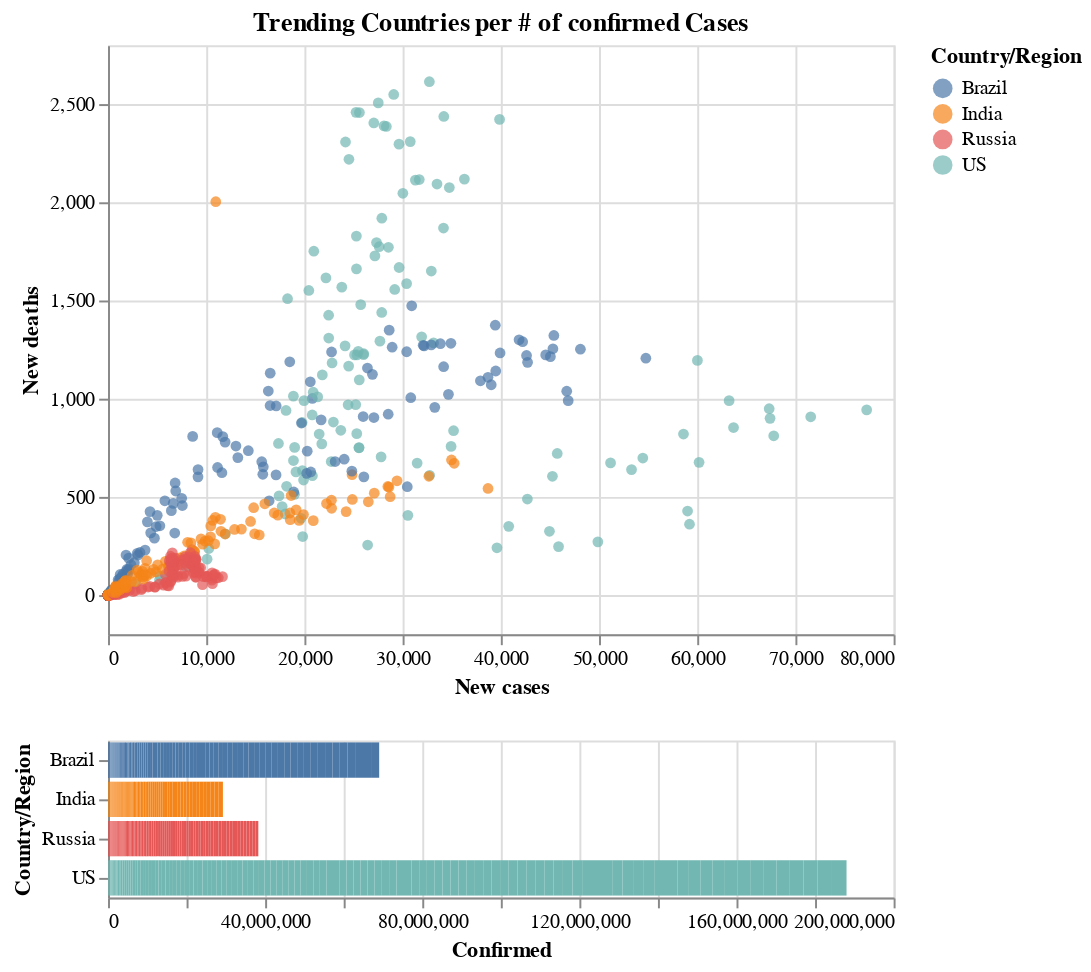

Notebook cell for this chart:
### Code cell
brush = alt.selection(type='interval')
 
points = alt.Chart(trending_countries).mark_circle().encode(
    x='New cases:Q',
    y='New deaths:Q',
    color=alt.condition(brush, 'Country/Region:N', alt.value('lightgray'))
).add_selection(
    brush
).properties(title='Trending Countries per # of confirmed Cases')
 
bars = alt.Chart(trending_countries).mark_bar().encode(
    y='Country/Region:N',
    color='Country/Region:N',
    x='Confirmed:Q'
).transform_filter(
    brush
)
 
points & bars

### Figure 1 — Vega-Lite specification as saved in the notebook (floating-point values rounded to 4 significant figures; data arrays with more than 128 entries replaced by an {"elided": "..."} marker saying what was removed)
{"config": {"view": {"continuousWidth": 400, "continuousHeight": 300}}, "vconcat": [{"mark": "circle", "encoding": {"color": {"condition": {"type": "nominal", "field": "Country/Region", "selection": "selector007"}, "value": "lightgray"}, "x": {"type": "quantitative", "field": "New cases"}, "y": {"type": "quantitative", "field": "New deaths"}}, "selection": {"selector007": {"type": "interval"}}, "title": "Trending Countries per # of confirmed Cases"}, {"mark": "bar", "encoding": {"color": {"type": "nominal", "field": "Country/Region"}, "x": {"type": "quantitative", "field": "Confirmed"}, "y": {"type": "nominal", "field": "Country/Region"}}, "transform": [{"filter": {"selection": "selector007"}}]}], "data": {"name": "data-b527d06193f7f879ddd3db718b9e7411"}, "$schema": "https://vega.github.io/schema/vega-lite/v4.8.1.json", "datasets": {"data-b527d06193f7f879ddd3db718b9e7411": {"elided": "716 records"}}}
